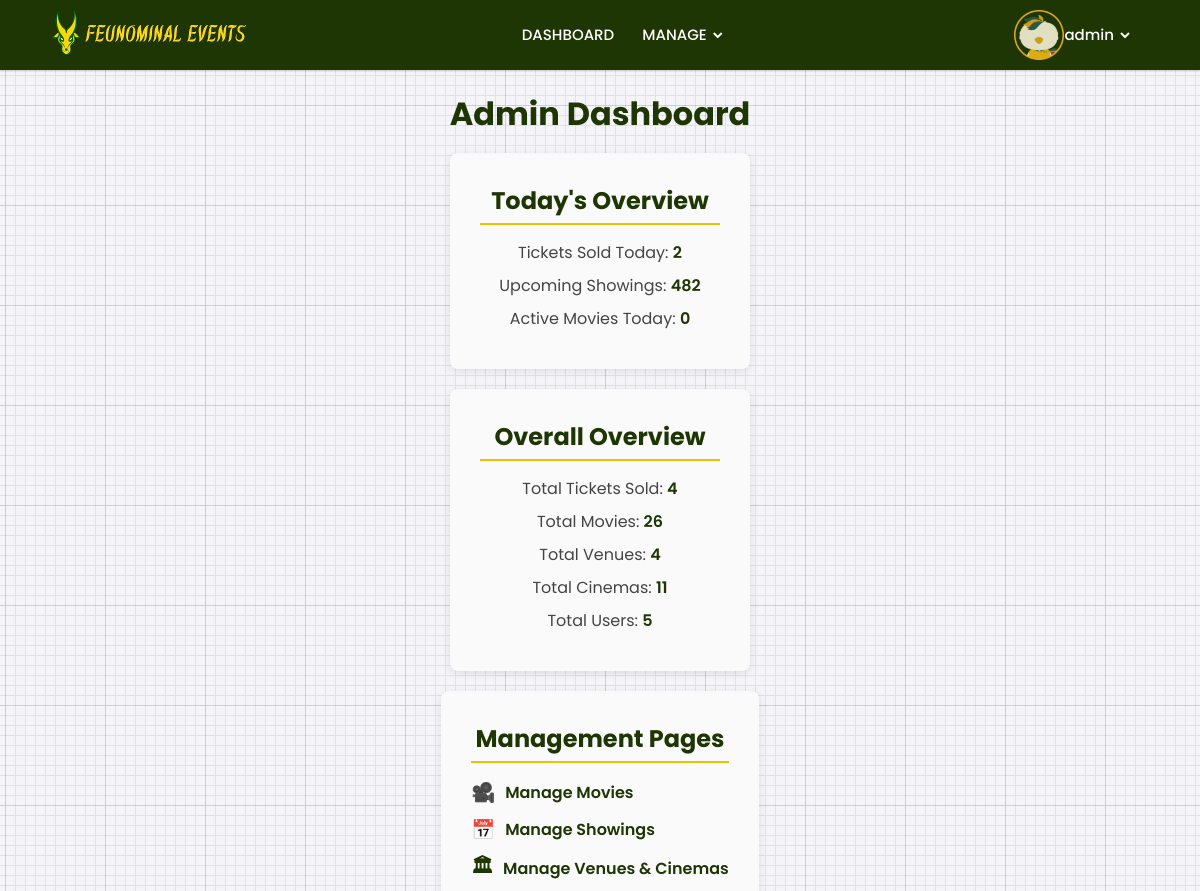
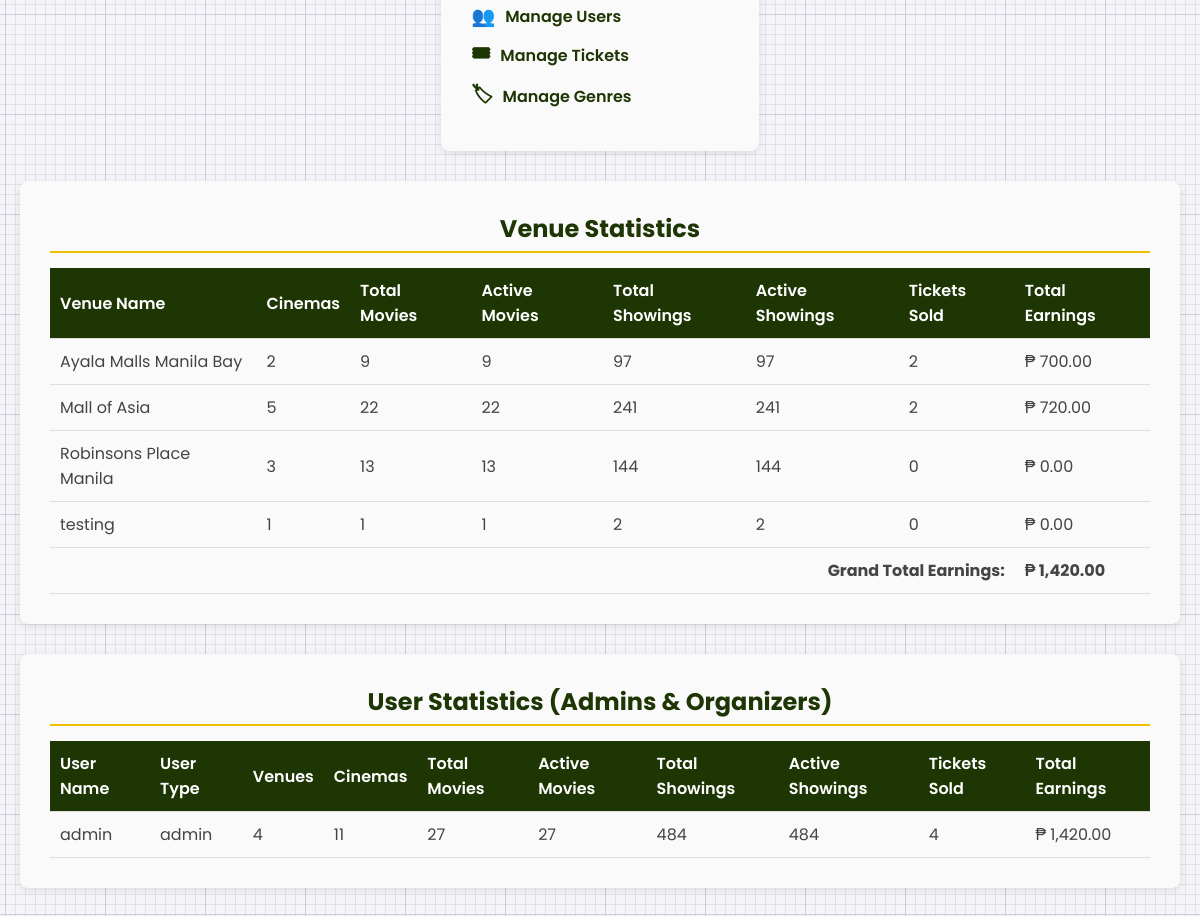
/admin/admin.php (signed in), run on the app's committed database (2 pictures, top to bottom).
### tables this page shows
CREATE TABLE `venues` (
  `venue_id` int(10) NOT NULL,
  `venue_name` varchar(50) NOT NULL,
  `address` text NOT NULL,
  `event_type` varchar(50) NOT NULL,
  `image` varchar(255) NOT NULL,
  `user_id` int(11) NOT NULL,
  `archived` tinyint(1) NOT NULL DEFAULT 0
);

CREATE TABLE `users` (
  `user_id` int(10) NOT NULL,
  `f_name` varchar(50) NOT NULL,
  `s_name` varchar(50) NOT NULL,
  `email` varchar(50) NOT NULL,
  `password` varchar(25) NOT NULL,
  `user_type` enum('customer','admin','organizer','') NOT NULL,
  `created_at` datetime NOT NULL,
  `archived` tinyint(1) DEFAULT 0
);

### admin/admin.php (the view, shortened to what this page needs)
<?php
$host = 'localhost';
$db = 'tix';
$user = 'root';
$pass = '';
$conn = new mysqli($host, $user, $pass, $db);
$today_tickets_sql = "SELECT COUNT(movie_tix_id) AS total_tickets FROM movie_tickets WHERE DATE(booking_time) = CURDATE()";
$today_tickets_result = $conn->query($today_tickets_sql);
$today_tickets_row = $today_tickets_result->fetch_assoc();
$today_tickets = $today_tickets_row['total_tickets'];
$total_tickets_sql = "SELECT COUNT(movie_tix_id) AS total_tickets FROM movie_tickets";
$total_tickets_result = $conn->query($total_tickets_sql);
$total_tickets_row = $total_tickets_result->fetch_assoc();
$total_tickets = $total_tickets_row['total_tickets'];
$upcoming_showings_sql = "SELECT COUNT(*) AS upcoming_showings FROM showings WHERE show_date > CURDATE()";
$upcoming_showings_result = $conn->query($upcoming_showings_sql);
$upcoming_showings_row = $upcoming_showings_result->fetch_assoc();
$upcoming_showings = $upcoming_showings_row['upcoming_showings'];
$active_movies_sql = "SELECT COUNT(DISTINCT movie_id) AS active_movies FROM showings WHERE show_date = CURDATE()";
$active_movies_result = $conn->query($active_movies_sql);
$active_movies_row = $active_movies_result->fetch_assoc();
$active_movies = $active_movies_row['active_movies'];
$total_movies_sql = "SELECT COUNT(movie_id) AS total_movies FROM movies WHERE archived = 0";
$total_movies_result = $conn->query($total_movies_sql);
$total_movies_row = $total_movies_result->fetch_assoc();
$total_movies = $total_movies_row['total_movies'];
$total_venues_sql = "SELECT COUNT(venue_id) AS total_venues FROM venues WHERE archived = 0";
$total_venues_result = $conn->query($total_venues_sql);
$total_venues_row = $total_venues_result->fetch_assoc();
$total_venues = $total_venues_row['total_venues'];
$total_cinemas_sql = "SELECT COUNT(cinema_id) AS total_cinemas FROM cinemas WHERE archived = 0";
$total_cinemas_result = $conn->query($total_cinemas_sql);
$total_cinemas_row = $total_cinemas_result->fetch_assoc();
$total_cinemas = $total_cinemas_row['total_cinemas'];
$total_users_sql = "SELECT COUNT(user_id) AS total_users FROM users";
$total_users_result = $conn->query($total_users_sql);
$total_users_row = $total_users_result->fetch_assoc();
$total_users = $total_users_row['total_users'];
$venue_stats_sql = "
    SELECT
        v.venue_id,
        v.venue_name,
        COUNT(DISTINCT c.cinema_id) AS num_cinemas,
        COUNT(DISTINCT s.movie_id) AS total_movies,
        COUNT(DISTINCT CASE WHEN s.show_date > CURDATE() THEN s.movie_id END) AS active_movies,
        COUNT(s.showing_id) AS total_showings,
        COUNT(CASE WHEN s.show_date > CURDATE() THEN s.showing_id END) AS active_showings,
        COUNT(mt.movie_tix_id) AS num_tickets,
        COALESCE(SUM(CASE WHEN mt.movie_tix_id IS NOT NULL THEN s.price ELSE 0 END), 0) AS total_earnings
    FROM venues v
    LEFT JOIN cinemas c ON v.venue_id = c.venue_id AND c.archived = 0
    LEFT JOIN showings s ON c.cinema_id = s.cinema_id
    LEFT JOIN movie_tickets mt ON s.showing_id = mt.showing_id
    WHERE v.archived = 0
    GROUP BY v.venue_id, v.venue_name
    ORDER BY v.venue_name";
$venue_stats_result = $conn->query($venue_stats_sql);
$venue_stats = [];
while ($row = $venue_stats_result->fetch_assoc()) {
    $venue_stats[] = $row;
}
$user_stats_sql = "
    SELECT
        u.user_id,
        u.f_name,
        u.user_type,
        COUNT(DISTINCT v.venue_id) AS num_venues,
        COUNT(DISTINCT c.cinema_id) AS num_cinemas,
        COUNT(DISTINCT s.movie_id) AS total_movies,
        COUNT(DISTINCT CASE WHEN s.show_date > CURDATE() THEN s.movie_id END) AS active_movies,
        COUNT(s.showing_id) AS total_showings,
        COUNT(CASE WHEN s.show_date > CURDATE() THEN s.showing_id END) AS active_showings,
        COUNT(mt.movie_tix_id) AS num_tickets,
        COALESCE(SUM(CASE WHEN mt.movie_tix_id IS NOT NULL THEN s.price ELSE 0 END)) AS total_earnings
    FROM users u
    LEFT JOIN venues v ON u.user_id = v.user_id AND v.archived = 0
    LEFT JOIN cinemas c ON v.venue_id = c.venue_id AND c.archived = 0
    LEFT JOIN showings s ON c.cinema_id = s.cinema_id AND s.user_id = u.user_id
    LEFT JOIN movie_tickets mt ON s.showing_id = mt.showing_id
    WHERE u.user_type IN ('admin', 'organizer')
    GROUP BY u.user_id, u.f_name, u.user_type
    ORDER BY u.f_name";
$user_stats_result = $conn->query($user_stats_sql);
$user_stats = [];
while ($row = $user_stats_result->fetch_assoc()) {
    $user_stats[] = $row;
}
?>
<!DOCTYPE html>
<html lang="en" dir="ltr">
<head>
  <link rel="stylesheet" href="../css/nav.css">
  <link href='https://unpkg.com/boxicons@2.0.7/css/boxicons.min.css' rel='stylesheet'>
</head>
<body>
<nav>
  <div class="navbar">
    <a href="admin.php"><img src="../assets/feunominal_nav.png" height="50"></a>
    <div class="nav-links">
      <ul class="links">
        <li><a href="admin.php">DASHBOARD</a></li>
        <li>
          <a href="#">MANAGE</a>
          <i class='bx bxs-chevron-down htmlcss-arrow arrow'></i>
        </li>
      </ul>
    </div>
    <?php if (isset($_SESSION['f_name'])): ?>
      <div class="nav-links">
        <div class="links">
          <li>
            <img src="../assets/chic.png" height="50"> <a href="#"><?php echo htmlspecialchars($_SESSION['f_name']);?></a>
            <i class='bx bxs-chevron-down htmlcss-arrow arrow'></i>
          </li>
        </div>
      </div>
    <?php else: ?>
      <div class="links">
        <a href="#" id="openModal"><img src="assets/tam.png" height="50"></a>
      </div>
    <?php endif; ?>
  </div>
</nav>
<h1>Admin Dashboard</h1>
<div class="section-row">
  <div class="section-column">
    <div class="card">
      <h2>Today's Overview</h2>
      <p>Tickets Sold Today: <strong><?= $today_tickets; ?></strong></p>
      <p>Upcoming Showings: <strong><?= $upcoming_showings; ?></strong></p>
      <p>Active Movies Today: <strong><?= $active_movies; ?></strong></p>
    </div>
  </div>
  <div class="section-column">
    <div class="card">
      <h2>Overall Overview</h2>
      <p>Total Tickets Sold: <strong><?= $total_tickets; ?></strong></p>
      <p>Total Movies: <strong><?= $total_movies; ?></strong></p>
      <p>Total Venues: <strong><?= $total_venues; ?></strong></p>
      <p>Total Cinemas: <strong><?= $total_cinemas; ?></strong></p>
      <p>Total Users: <strong><?= $total_users; ?></strong></p>
    </div>
  </div>
  <div class="section-column">
    <div class="card">
      <h2>Management Pages</h2>
      <ul>
        <li><a href="manage_movies.php" data-icon="🎥">Manage Movies</a></li>
        <li><a href="manage_showings.php" data-icon="📅">Manage Showings</a></li>
        <li><a href="manage_venues.php" data-icon="🏛">Manage Venues & Cinemas</a></li>
        <li><a href="manage_users.php" data-icon="👥">Manage Users</a></li>
        <li><a href="manage_tickets.php" data-icon="🎟">Manage Tickets</a></li>
        <li><a href="manage_genres.php" data-icon="🏷">Manage Genres</a></li>
      </ul>
    </div>
  </div>
</div>
<div class="section-row">
  <div class="section-column" style="flex: 1; max-width: 100%;">
    <div class="card">
      <h2>Venue Statistics</h2>
      <?php if (empty($venue_stats)): ?>
        <p>No venue statistics available.</p>
      <?php else: ?>
        <table class="venue-stats-table">
          <thead>
            <tr>
              <th>Venue Name</th>
              <th>Cinemas</th>
              <th>Total Movies</th>
              <th>Active Movies</th>
              <th>Total Showings</th>
              <th>Active Showings</th>
              <th>Tickets Sold</th>
              <th>Total Earnings</th>
            </tr>
          </thead>
          <tbody>
            <?php
              $grand_total_earnings = 0;
              foreach ($venue_stats as $venue):
                $grand_total_earnings += $venue['total_earnings'];
            ?>
              <tr>
                <td><?= htmlspecialchars($venue['venue_name']); ?></td>
                <td><?= $venue['num_cinemas']; ?></td>
                <td><?= $venue['total_movies']; ?></td>
                <td><?= $venue['active_movies']; ?></td>
                <td><?= $venue['total_showings']; ?></td>
                <td><?= $venue['active_showings']; ?></td>
                <td><?= $venue['num_tickets']; ?></td>
                <td>₱ <?= number_format($venue['total_earnings'], 2); ?></td>
              </tr>
            <?php endforeach; ?>
            <tr style="font-weight: bold;">
              <td colspan="7" style="text-align: right;">Grand Total Earnings:</td>
              <td>₱ <?= number_format($grand_total_earnings, 2); ?></td>
            </tr>
          </tbody>
        </table>
      <?php endif; ?>
    </div>
  </div>
</div>
<div class="section-row">
  <div class="section-column" style="flex: 1; max-width: 100%;">
    <div class="card">
      <h2>User Statistics (Admins & Organizers)</h2>
      <?php if (empty($user_stats)): ?>
        <p>No user statistics available.</p>
      <?php else: ?>
        <table class="user-stats-table">
          <thead>
            <tr>
              <th>User Name</th>
              <th>User Type</th>
              <th>Venues</th>
              <th>Cinemas</th>
              <th>Total Movies</th>
              <th>Active Movies</th>
              <th>Total Showings</th>
              <th>Active Showings</th>
              <th>Tickets Sold</th>
              <th>Total Earnings</th>
            </tr>
          </thead>
          <tbody>
            <?php foreach ($user_stats as $user): ?>
              <tr>
                <td><?= htmlspecialchars($user['f_name']); ?></td>
                <td><?= htmlspecialchars($user['user_type']); ?></td>
                <td><?= $user['num_venues']; ?></td>
                <td><?= $user['num_cinemas']; ?></td>
                <td><?= $user['total_movies']; ?></td>
                <td><?= $user['active_movies']; ?></td>
                <td><?= $user['total_showings']; ?></td>
                <td><?= $user['active_showings']; ?></td>
                <td><?= $user['num_tickets']; ?></td>
                <td>₱ <?= number_format($user['total_earnings'], 2); ?></td>
              </tr>
            <?php endforeach; ?>
          </tbody>
        </table>
      <?php endif; ?>
    </div>
  </div>
</div>
</body>
</html>

### css/nav.css (style rules this page uses)
* { margin: 0; padding: 0; box-sizing: border-box; font-family: 'Poppins', sans-serif; }
body { min-height: 100vh; }
nav { position: fixed; top: 0; left: 0; width: 100%; height: 100%; height: 70px; background: #1e3504; box-shadow: 0 1px 2px rgba(0, 0, 0, 0.2); z-index: 99; }
nav .navbar { height: 100%; max-width: 1250px; width: 100%; display: flex; align-items: center; justify-content: space-between; margin: auto; padding: 0 50px; }
nav .navbar .nav-links { line-height: 70px; height: 100%; }
nav .navbar .links { display: flex; }
nav .navbar .links li { position: relative; display: flex; align-items: center; justify-content: space-between; list-style: none; padding: 0 14px; }
nav .navbar .links li a { height: 100%; text-decoration: none; white-space: nowrap; color: #fff; font-size: 15px; font-weight: 500; }
nav .navbar .links li .arrow { height: 100%; width: 22px; line-height: 70px; text-align: center; display: inline-block; color: #fff; transition: all 0.3s ease; }

### admin/admin.php (style rules this page uses)
body { font-family: Arial, sans-serif; background-color: #f4f4f9; color: #333; padding: 20px; margin: 0; margin-top: 70px; display: flex; flex-direction: column; align-items: center; }
h1, h2, h3 { color: #1e3504; margin-bottom: 15px; text-align: center; width: 100%; }
h1 { font-size: 2rem; }
h2 { font-size: 1.5rem; border-bottom: 2px solid #EFBF04; padding-bottom: 5px; }
.section-row { display: flex; flex-wrap: wrap; gap: 20px; width: 100%; max-width: 1800px; margin-bottom: 30px; justify-content: center; }
.section-column { flex: 1; min-width: 300px; max-width: 580px; background-color: #fafafa; border-radius: 8px; padding: 15px; box-shadow: 0 2px 8px rgba(0, 0, 0, 0.1); }
.card { padding: 15px; width: 100%; text-align: center; align-content: center; }
.card p { margin: 8px 0; font-size: 1rem; color: #444; }
.card p strong { color: #1e3504; font-weight: 600; }
.card ul { list-style: none; padding: 0; margin: 8px 0; }
.card ul li { margin-bottom: 8px; }
.card ul li a { text-decoration: none; color: #1e3504; font-weight: 600; transition: color 0.2s ease; display: flex; align-items: center; }
.card ul li a::before { content: attr(data-icon); margin-right: 10px; font-size: 1.2rem; }
.venue-stats-table, .user-stats-table { width: 100%; border-collapse: collapse; margin-top: 10px; }
.venue-stats-table th, .venue-stats-table td, .user-stats-table th, .user-stats-table td { padding: 10px; text-align: left; border-bottom: 1px solid #ddd; }
.venue-stats-table th, .user-stats-table th { background-color: #1e3504; color: #fff; font-weight: 600; }
.venue-stats-table td, .user-stats-table td { color: #444; }
@media (max-width: 1200px) { .section-row { flex-direction: column; align-items: center; } }
@media (max-width: 1200px) { .section-column { max-width: 600px; } }

### data on the page
venues: venue_name "Ayala Malls Manila Bay", num_cinemas "2", total_movies "9", active_movies "9", total_showings "97", active_showings "97", num_tickets "2", total_earnings "700.00"
venues: venue_name "Mall of Asia", num_cinemas "5", total_movies "22", active_movies "22", total_showings "241", active_showings "241", num_tickets "2", total_earnings "720.00"
venues: venue_name "Robinsons Place Manila", num_cinemas "3", total_movies "13", active_movies "13", total_showings "144", active_showings "144", num_tickets "0", total_earnings "0.00"
venues: venue_name "testing", num_cinemas "1", total_movies "1", active_movies "1", total_showings "2", active_showings "2", num_tickets "0", total_earnings "0.00"
users: f_name "admin", user_type "admin", num_venues "4", num_cinemas "11", total_movies "27", active_movies "27", total_showings "484", active_showings "484", num_tickets "4", total_earnings "1,420.00"

### other printed values
$_SESSION['f_name'] "admin"
$today_tickets "2"
$upcoming_showings "482"
$active_movies "0"
$total_tickets "4"
$total_movies "26"
$total_venues "4"
$total_cinemas "11"
$total_users "5"
$grand_total_earnings "1,420.00"
